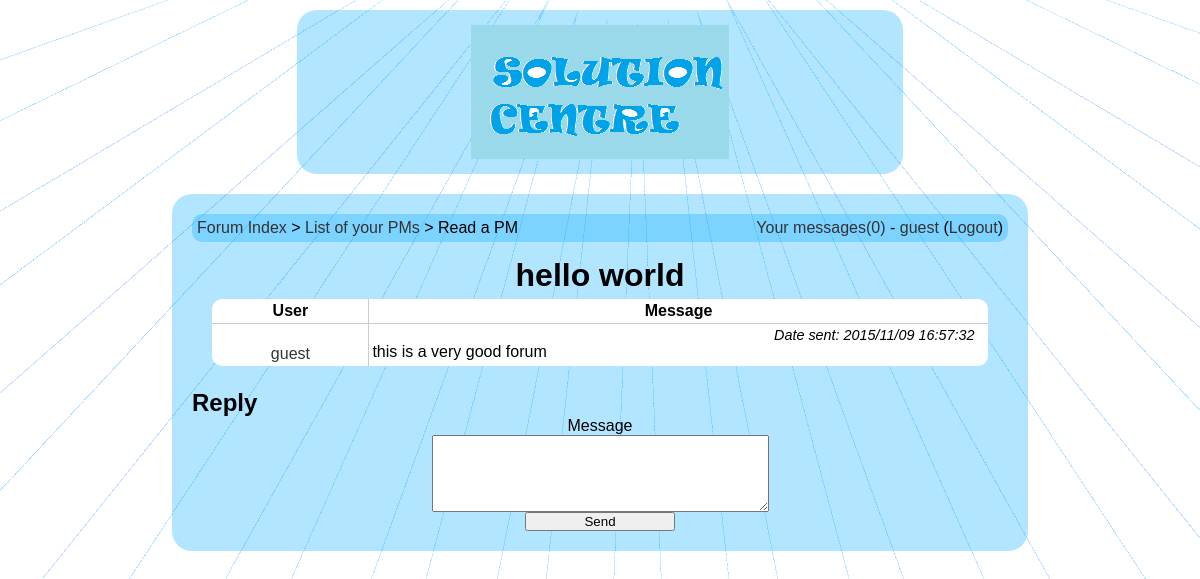
/read_pm.php?id=1 (signed in), run on the app's committed database.
### tables this page shows
CREATE TABLE IF NOT EXISTS `pm` (
  `id` bigint(20) NOT NULL,
  `id2` int(11) NOT NULL,
  `title` varchar(256) NOT NULL,
  `user1` bigint(20) NOT NULL,
  `user2` bigint(20) NOT NULL,
  `message` text NOT NULL,
  `timestamp` int(10) NOT NULL,
  `user1read` varchar(3) NOT NULL,
  `user2read` varchar(3) NOT NULL
);

CREATE TABLE IF NOT EXISTS `users` (
  `id` bigint(20) NOT NULL,
  `username` varchar(255) NOT NULL,
  `password` varchar(255) NOT NULL,
  `email` varchar(255) NOT NULL,
  `avatar` text NOT NULL,
  `signup_date` int(10) NOT NULL,
  PRIMARY KEY (`id`)
);

### config.php (called while the page is built, shortened)
<?php
$url_home = 'index.php';
$design = 'default';
?>

### read_pm.php (the view, shortened to what this page needs)
<?php
include('config.php');
?>
<!DOCTYPE html PUBLIC "-//W3C//DTD XHTML 1.0 Transitional//EN" "http://www.w3.org/TR/xhtml1/DTD/xhtml1-transitional.dtd">
<html xmlns="http://www.w3.org/1999/xhtml">
    <head>
        <link href="<?php echo $design; ?>/style.css" rel="stylesheet" title="Style" />
    </head>
    <body>
    	<div class="header">
        	<a href="<?php echo $url_home; ?>"><img src="<?php echo $design; ?>/images/logo.png" alt="Forum" /></a>
	    </div>
<?php
if(isset($_SESSION['username']))
{
if(isset($_GET['id']))
{
$id = intval($_GET['id']);
$req1 = mysql_query('select title, user1, user2 from pm where id="'.$id.'" and id2="1"');
$dn1 = mysql_fetch_array($req1);
if(mysql_num_rows($req1)==1)
{
if($dn1['user1']==$_SESSION['userid'] or $dn1['user2']==$_SESSION['userid'])
{
if($dn1['user1']==$_SESSION['userid'])
{
	$user_partic = 2;
}
else
{
	mysql_query('update pm set user2read="yes" where id="'.$id.'" and id2="1"');
	$user_partic = 1;
}
$req2 = mysql_query('select pm.timestamp, pm.message, users.id as userid, users.username, users.avatar from pm, users where pm.id="'.$id.'" and users.id=pm.user1 order by pm.id2');
if(isset($_POST['message']) and $_POST['message']!='')
{
	$message = $_POST['message'];
	if(get_magic_quotes_gpc())
	{
		$message = stripslashes($message);
	}
	$message = mysql_real_escape_string(nl2br(htmlentities($message, ENT_QUOTES, 'UTF-8')));
	if(mysql_query('insert into pm (id, id2, title, user1, user2, message, timestamp, user1read, user2read)values("'.$id.'", "'.(intval(mysql_num_rows($req2))+1).'", "", "'.$_SESSION['userid'].'", "", "'.$message.'", "'.time().'", "", "")') and mysql_query('update pm set user'.$user_partic.'read="yes" where id="'.$id.'" and id2="1"'))
	{
?>
<div class="message">Your reply has successfully been sent.<br />
<a href="read_pm.php?id=<?php echo $id; ?>">Go to the PM</a></div>
<?php
	}
	else
	{
?>
<div class="message">An error occurred while sending the reply.<br />
<a href="read_pm.php?id=<?php echo $id; ?>">Go to the PM</a></div>
<?php
	}
}
else
{
?>
<div class="content">
<?php
if(isset($_SESSION['username']))
{
$nb_new_pm = mysql_fetch_array(mysql_query('select count(*) as nb_new_pm from pm where ((user1="'.$_SESSION['userid'].'" and user1read="no") or (user2="'.$_SESSION['userid'].'" and user2read="no")) and id2="1"'));
$nb_new_pm = $nb_new_pm['nb_new_pm'];
?>
<div class="box">
	<div class="box_left">
    	<a href="<?php echo $url_home; ?>">Forum Index</a> &gt; <a href="list_pm.php">List of your PMs</a> &gt; Read a PM
    </div>
	<div class="box_right">
    	<a href="list_pm.php">Your messages(<?php echo $nb_new_pm; ?>)</a> - <a href="profile.php?id=<?php echo $_SESSION['userid']; ?>"><?php echo htmlentities($_SESSION['username'], ENT_QUOTES, 'UTF-8'); ?></a> (<a href="login.php">Logout</a>)
    </div>
</div>
<?php
}
?>
<h1><?php echo $dn1['title']; ?></h1>
<table class="messages_table">
	<tr>
    	<th class="author">User</th>
        <th>Message</th>
    </tr>
<?php
while($dn2 = mysql_fetch_array($req2))
{
?>
	<tr>
    	<td class="author center"><?php
?><br /><a href="profile.php?id=<?php echo $dn2['userid']; ?>"><?php echo $dn2['username']; ?></a></td>
    	<td class="left"><div class="date">Date sent: <?php echo date('Y/m/d H:i:s' ,$dn2['timestamp']); ?></div>
    	<?php echo $dn2['message']; ?></td>
    </tr>
<?php
}
?>
</table><br />
<h2>Reply</h2>
<div class="center">
    <form action="read_pm.php?id=<?php echo $id; ?>" method="post">
    	<label for="message" class="center">Message</label><br />
        <textarea cols="40" rows="5" name="message" id="message"></textarea><br />
        <input type="submit" value="Send" />
    </form>
</div>
</div>
<?php
}
}
else
{
	echo '<div class="message">You don\'t have the right to access this page.</div>';
}
}
else
{
	echo '<div class="message">This message doesn\'t exist.</div>';
}
}
else
{
	echo '<div class="message">The ID of this message is not defined.</div>';
}
}
?>
	</body>
</html>

### default/style.css (style rules this page uses)
* { margin:0px; padding:0px; }
body { background:#e2f6ff url('images/background.gif') center top no-repeat; padding-left:10%; padding-right:10%; font-family:Arial, Geneva, sans-serif; }
a { text-decoration:none; color:#333333; }
img, table, tr, td { border:0px; }
h1 { text-align:center; margin:0px; padding:0px; }
.left { text-align:left; }
.center { text-align:center; }
input[type=text], input[type=submit], input[type=button], input[type=password] { width:150px; }
label { width:200px; display:inline-block; vertical-align:top; text-align:left; }
table { border-spacing:0px; background:#ffffff; -moz-border-radius:10px; -webkit-border-radius:10px; border-radius:10px; padding:0px; width:95%; margin:5px auto 5px auto; }
tr { -moz-border-radius:5px; -webkit-border-radius:5px; border-radius:5px; margin:0px; }
td, th { margin:0px; border:0px; padding:3px; text-align:center; }
.header { margin:auto; margin-top:10px; padding:15px; background:url('images/bluec_30p.png'); width:60%; -moz-border-radius:20px; -webkit-border-radius:20px; border-radius:20px; text-align:center; }
.content { background:url('images/bluec_30p.png'); width:85%; -moz-border-radius:20px; -webkit-border-radius:20px; border-radius:20px; margin:auto; padding:20px; margin-top:20px; }
.box_left { float:left; }
.box_right { float:right; }
.box { background:url('images/bluec_30p.png'); -moz-border-radius:10px; -webkit-border-radius:10px; border-radius:10px; margin:auto; padding:5px; margin-bottom:15px; }
.messages_table td { border-top:1px solid #cccccc; vertical-align:top; }
.author { width:150px; border-right:1px solid #cccccc; }
.date { font-style:italic; text-align:right; font-size:0.9em; margin-right:10px; }

### data on the page
pm: title "hello world", users.username "guest", timestamp "2015/11/09 16:57:32", message "this is a very good forum"

### other printed values
$nb_new_pm "0"
$_SESSION['username'] "guest"
